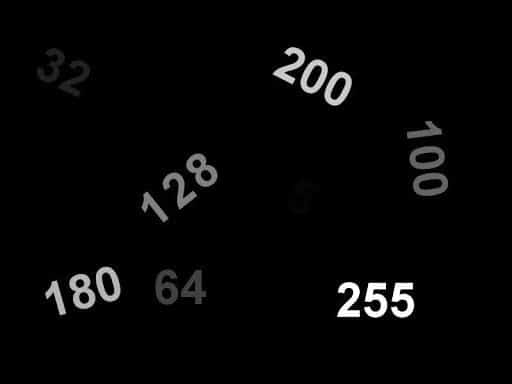
#> input picture Num.jpg, 512 x 384 px
$ jupyter execute threshold.ipynb
#> lines starting #> are read from the running program, lines starting #| are printed output that depends on the picture; after the words box and inside, x2 and y2 are one past the last pixel; in counts of white or black regions, pixels touching at a corner belong together
[cell 1]
import cv2 as cv

img = cv.imread('Num.jpg', 0)
#> img is the input picture: shape (384, 512); min 0, max 255, mean 6.4
val, bin_img = cv.threshold(img,127,255,cv.THRESH_BINARY) #source, thres value, max value, thres type
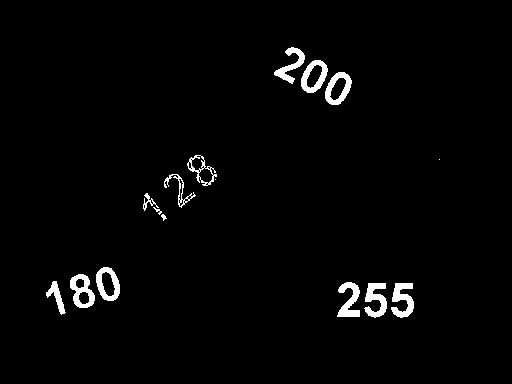
#> bin_img: shape (384, 512); 2.2% white; 16 white regions (2 under 20 px), largest, box (x1, y1, x2, y2) and area: (391, 283, 414, 318) 468, (364, 283, 387, 318) 461, (70, 274, 95, 308) 449

cv.imshow('Image', img)
cv.imshow('Binary image', bin_img)
cv.waitKey(0)
cv.destroyAllWindows()
print(val)

[cell 2]
import cv2 as cv

img = cv.imread('Num.jpg', 0)
val, bin_img = cv.threshold(img,127,255,cv.THRESH_BINARY_INV)

cv.imshow('Image', img)
cv.imshow('Binary image', bin_img)
cv.waitKey(0)
cv.destroyAllWindows()
print(val)

[cell 3]
import cv2 as cv

img = cv.imread('Num.jpg', 0)
thres, thres_img = cv.threshold(img,125,255,cv.THRESH_TRUNC)

cv.imshow('Image', img)
cv.imshow('Threshed image', thres_img)
cv.waitKey(0)
cv.destroyAllWindows()
print(thres)

[cell 4]
import cv2 as cv

img = cv.imread('Num.jpg', 0)
thres, thres_img = cv.threshold(img,125,255,cv.THRESH_TOZERO)
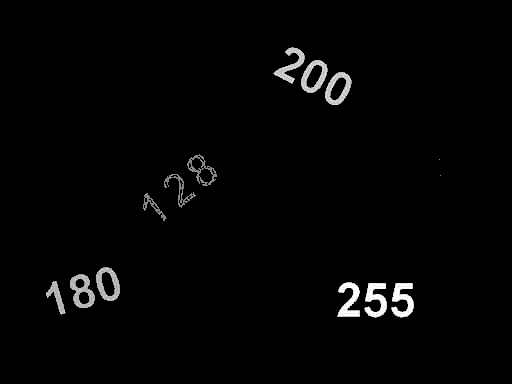
#> thres_img: shape (384, 512); min 0, max 255, mean 4.3

cv.imshow('Image', img)
cv.imshow('Threshed image', thres_img)
cv.waitKey(0)
cv.destroyAllWindows()
print(thres)

[cell 5]
import cv2 as cv

img = cv.imread('Num.jpg', 0)
thres, inv_thres_img = cv.threshold(img,125,255,cv.THRESH_TOZERO_INV)
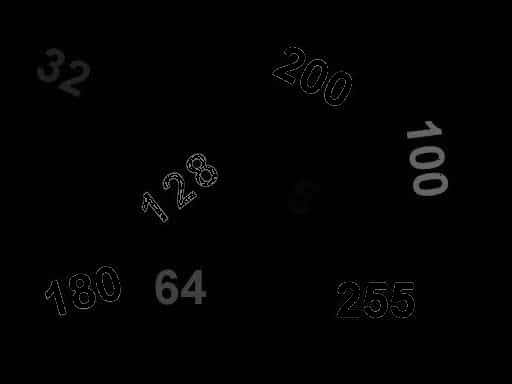
#> inv_thres_img: shape (384, 512); min 0, max 125, mean 2.1

cv.imshow('Image', img)
cv.imshow('Inverse threshed image', inv_thres_img)
cv.waitKey(0)
cv.destroyAllWindows()
print(thres)

[cell 6]
import cv2 as cv

img = cv.imread('Sudoku.jpg', 0)
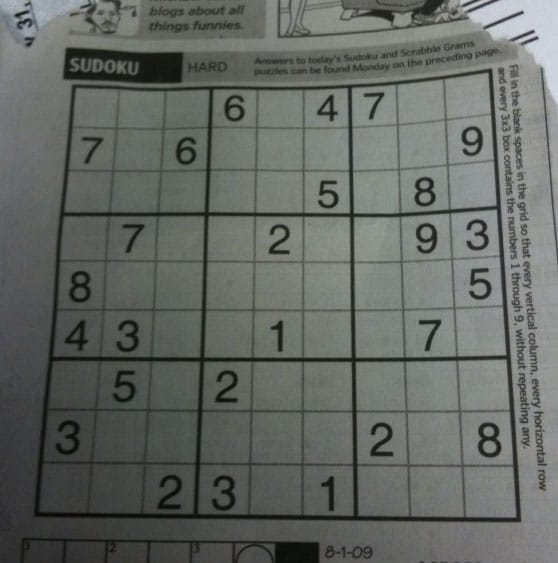
#> input picture Sudoku.jpg, 558 x 563 px
#> img: shape (563, 558); min 3, max 219, mean 102.4
thres1 =  cv.adaptiveThreshold(img, 255, cv.ADAPTIVE_THRESH_MEAN_C, cv.THRESH_BINARY, 7,2)
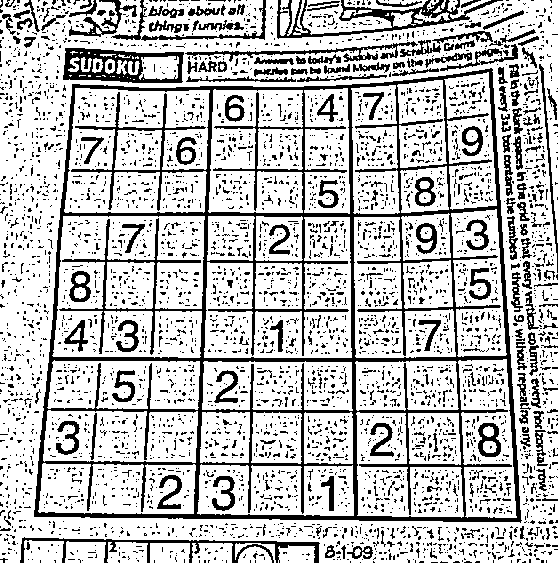
#> thres1: shape (563, 558); 75.5% white; 4302 black regions (4052 under 20 px), largest, box (x1, y1, x2, y2) and area: (34, 68, 522, 523) 26963, (277, 0, 503, 39) 2092, (63, 48, 184, 83) 2052
thres2 =  cv.adaptiveThreshold(img, 255, cv.ADAPTIVE_THRESH_GAUSSIAN_C, cv.THRESH_BINARY, 7,2)
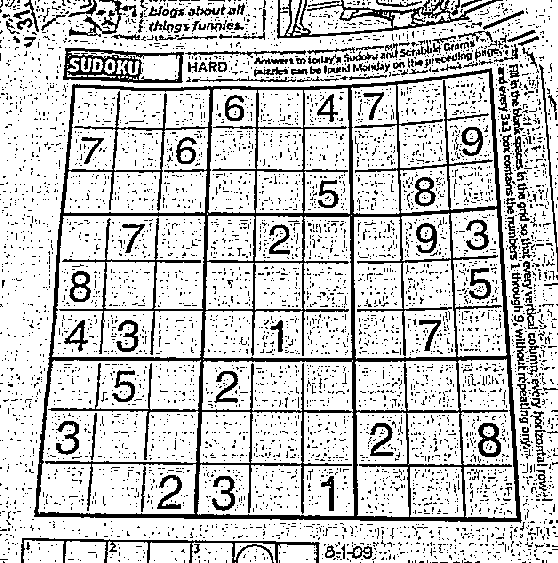
#> thres2: shape (563, 558); 79.3% white; 5478 black regions (5283 under 20 px), largest, box (x1, y1, x2, y2) and area: (34, 68, 522, 523) 24703, (277, 0, 503, 39) 1932, (63, 48, 184, 83) 1721

cv.imshow('Mean threshed image', thres1)
cv.imshow('Gaussian threshed image', thres2)
cv.waitKey(0)
cv.destroyAllWindows()

[cell 7]
import cv2 as cv

img = cv.imread('Boat.jpg', 0)
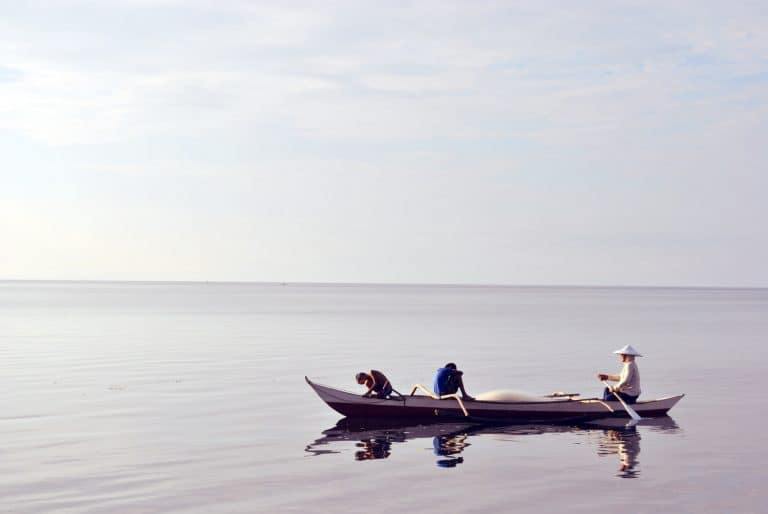
#> input picture Boat.jpg, 768 x 514 px
#> img: shape (514, 768); min 0, max 255, mean 208
val, thres =  cv.threshold(img, 0, 255, cv.THRESH_BINARY + cv.THRESH_OTSU)
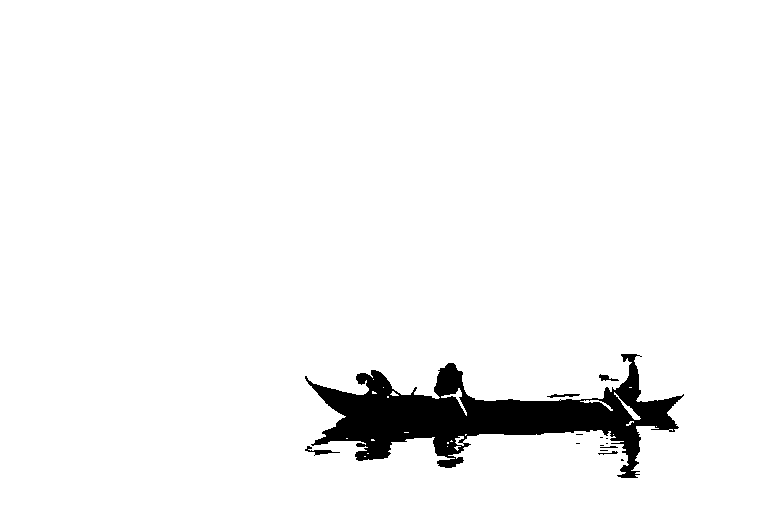
#> thres: shape (514, 768); 95.6% white; 14 black regions (8 under 20 px), largest, box (x1, y1, x2, y2) and area: (305, 354, 684, 478) 16850, (305, 446, 340, 456) 107, (547, 394, 580, 398) 72, (599, 374, 619, 381) 67, (598, 451, 618, 455) 31, (600, 446, 618, 448) 24
#> val = 132

cv.imshow('Grayscale image', img)
cv.imshow('Threshed image of OTSU\'s binarization', thres)
cv.waitKey(0)
cv.destroyAllWindows()
print(val)
#| 132.0
